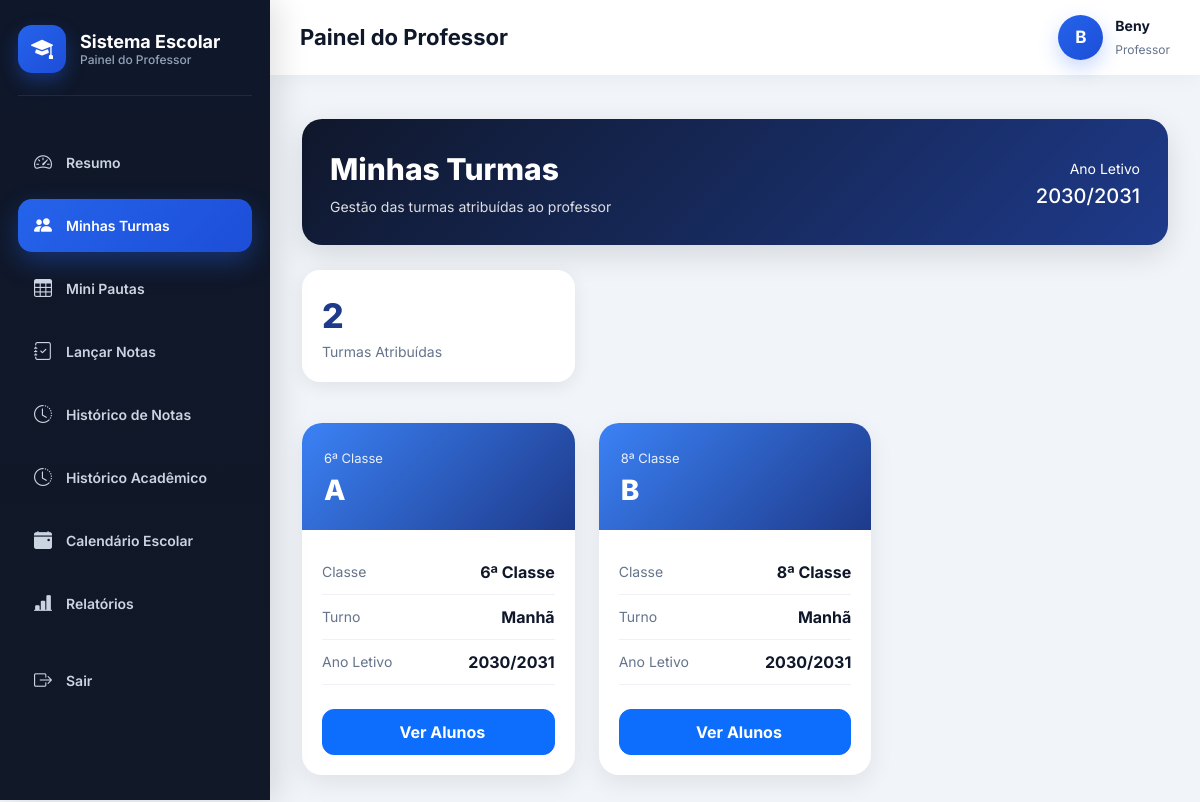
/professor/turmas/ (signed in), run on an earlier commit of the app's database.
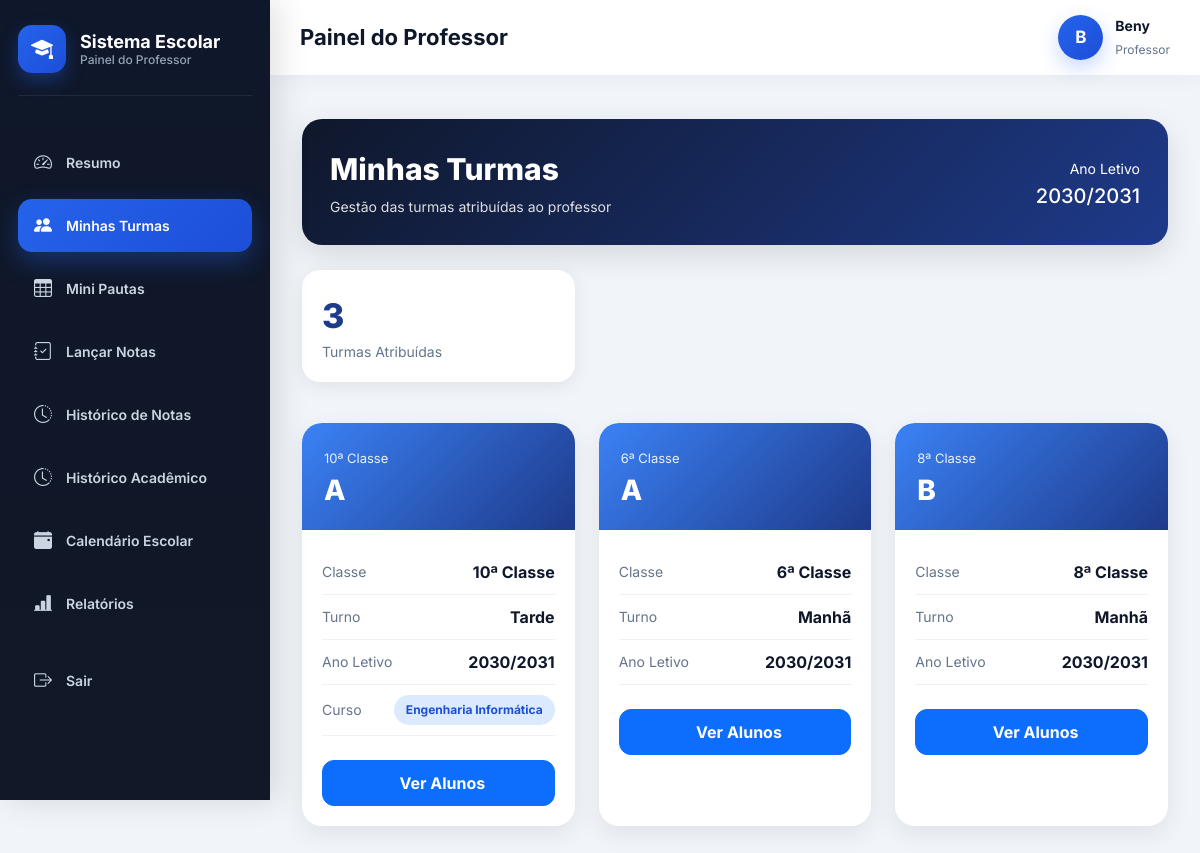
And on a later commit of the database.
### academic/models.py (models this page shows, shortened)
class Turma(models.Model):
    CLASSE_CHOICES = [
        ('4', '4ª Classe'),
        ('5', '5ª Classe'),
        ('6', '6ª Classe'),
        ('7', '7ª Classe'),
        ('8', '8ª Classe'),
        ('9', '9ª Classe'),
        ('10', '10ª Classe'),
        ('11', '11ª Classe'),
        ('12', '12ª Classe'),
        ('13', '13ª Classe'),
    ]
    TURNOS = [
        ('MANHA', 'Manhã'),
        ('TARDE', 'Tarde'),
        ('NOITE', 'Noite'),
    ]
    classe = models.CharField(
        max_length=10,
        choices=CLASSE_CHOICES,
        verbose_name="Classe"
    )
    curso = models.ForeignKey(
        'Curso',
        on_delete=models.SET_NULL,
        null=True,
        blank=True,
        related_name="turmas",
        verbose_name="Curso"
    )
    identificador = models.CharField(
        max_length=5,
        verbose_name="Identificador"
    )
    turno = models.CharField(
        max_length=10,
        choices=TURNOS,
        default='MANHA',
        verbose_name='Turno'
    )
    ano_letivo = models.ForeignKey(
        'AnoLetivo',
        on_delete=models.CASCADE,
        related_name="turmas",
        verbose_name="Ano Letivo"
    )
    escola = models.ForeignKey(
        'Escola',
        on_delete=models.CASCADE,
        related_name="turmas",
        verbose_name="Escola"
    )
    professor = models.ForeignKey(
        settings.AUTH_USER_MODEL,
        on_delete=models.SET_NULL,
        related_name="turmas",
        limit_choices_to={"role": "PROFESSOR"},
        null=True,
        blank=True,
        verbose_name="Professor"
    )
    criada_em = models.DateTimeField(
        auto_now_add=True,
        verbose_name="Data de Criação"
    )
    class Meta:
        constraints = [
            models.UniqueConstraint(
                fields=['classe', 'identificador', 'turno', 'ano_letivo', 'escola', 'curso'],
                name='unique_turma_por_curso'
            )
        ]
        verbose_name = "Turma"
        verbose_name_plural = "Turmas"

class AnoLetivo(models.Model):
    nome = models.CharField(max_length=20)  # Ex: 2025/2026
    ativo = models.BooleanField(default=True)
    escola = models.ForeignKey(
        "Escola",
        on_delete=models.CASCADE,
        related_name="anos_letivos"
    )
    def __str__(self):
        return self.nome

class Curso(models.Model):
    nome = models.CharField(
        max_length=90,
        unique=True,
        verbose_name="Curso"
    )
    descricao = models.TextField(
        blank=True,
        null=True
    )
    escola = models.ForeignKey(
        'Escola',
        on_delete=models.CASCADE,
        related_name='cursos'
    )
    criado_em = models.DateTimeField(auto_now_add=True)
    class Meta:
        verbose_name = "Curso"
        verbose_name_plural = "Cursos"
    def __str__(self):
        return self.nome

### core/views.py (the view, shortened to what this page needs)
# urls.py: path("professor/turmas/", views.minhas_turmas, name="minhas_turmas"),
@login_required
def minhas_turmas(request):
    if request.user.role != "PROFESSOR":
        return redirect("dashboard")
    professor = request.user
    escola = professor.escola
    ano_letivo = AnoLetivo.objects.filter(
        escola=escola,
        ativo=True
    ).first()
    turmas = (
        Turma.objects
        .filter(
            escola=escola,
            ano_letivo=ano_letivo,
            disciplinas__professor=professor
        )
        .distinct()
        .order_by(
            "classe",
            "identificador"
        )
    )
    context = {
        "turmas": turmas,
        "total_turmas": turmas.count(),
        "ano_letivo": ano_letivo,
    }
    return render(
        request,
        "minhas_turmas.html",
        context
    )

### core/templates/minhas_turmas.html (shortened to what this page needs)
{% extends "base_professor.html" %}
{% block content %}
<div class="container-fluid py-4">
<div class="page-header d-flex justify-content-between align-items-center flex-wrap">
    <div>
        <div class="page-title">
            Minhas Turmas
        </div>
        <div class="page-subtitle">
            Gestão das turmas atribuídas ao professor
        </div>
    </div>
    <div class="text-end">
        <small>Ano Letivo</small>
        <h5 class="mb-0 mt-1">
            {{ ano_letivo }}
        </h5>
    </div>
</div>
<div class="row mb-3">
    <div class="col-md-4">
        <div class="summary-card">
            <div class="summary-number">
                {{ total_turmas }}
            </div>
            <div class="summary-label">
                Turmas Atribuídas
            </div>
        </div>
    </div>
</div>
{% if turmas %}
<div class="row">
    {% for turma in turmas %}
    <div class="col-lg-4 col-md-6 mb-4">
        <div class="card turma-card">
            <div class="turma-banner">
                <small>
                    {{ turma.get_classe_display }}
                </small>
                <h3>
                    {{ turma.identificador }}
                </h3>
            </div>
            <div class="turma-content">
                <div class="info-item">
                    <span class="info-label">
                        Classe
                    </span>
                    <span class="info-value">
                        {{ turma.get_classe_display }}
                    </span>
                </div>
                <div class="info-item">
                    <span class="info-label">
                        Turno
                    </span>
                    <span class="info-value">
                        {{ turma.get_turno_display }}
                    </span>
                </div>
                <div class="info-item">
                    <span class="info-label">
                        Ano Letivo
                    </span>
                    <span class="info-value">
                        {{ turma.ano_letivo }}
                    </span>
                </div>
                {% if turma.classe == "10" or turma.classe == "11" or turma.classe == "12" or turma.classe == "13" %}
                <div class="info-item">
                    <span class="info-label">
                        Curso
                    </span>
                    <span class="course-badge">
                        {{ turma.curso|default:"Não definido" }}
                    </span>
                </div>
                {% endif %}
                <div class="d-grid mt-4">
                    <a href="{% url 'alunos_da_turma' turma.id %}"
                       class="btn btn-primary btn-turma">
                        Ver Alunos
                    </a>
                </div>
            </div>
        </div>
    </div>
    {% endfor %}
</div>
{% endif %}
</div>
{% endblock %}

What changed in the data, as far as the page shows it:
added Turma: classe "10ª Classe", identificador "A", turno "Tarde", ano_letivo "2030/2031", curso "Engenharia Informática"
Also different on the page:
{{ total_turmas }}: "2" → "3"
